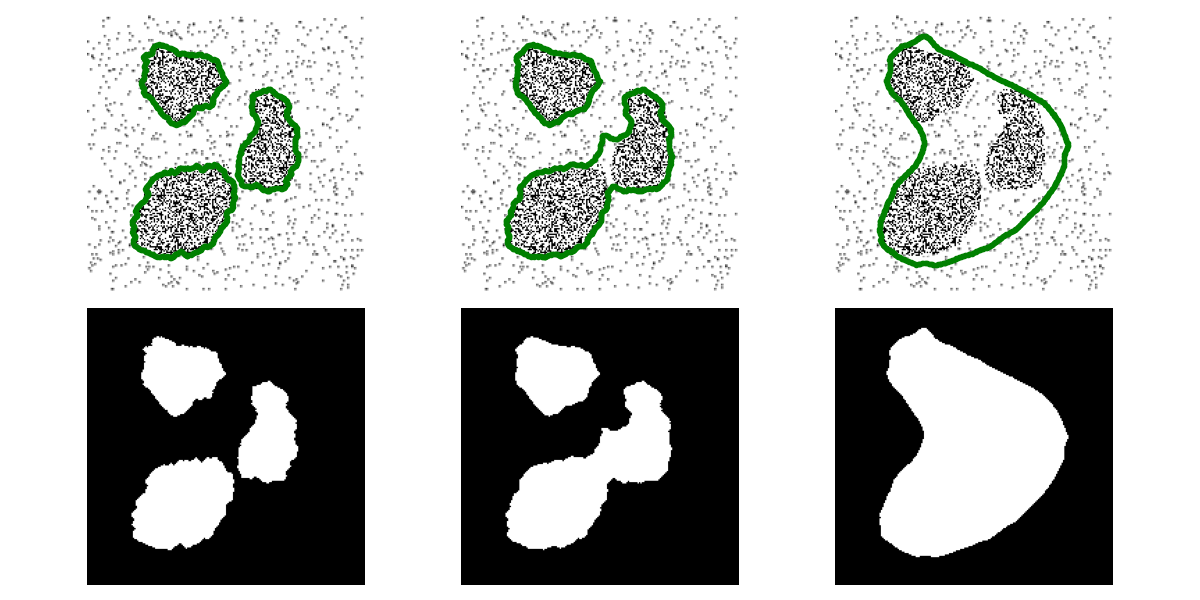

The Python source for this figure:
import os
import numpy as np
import matplotlib.pyplot as plt
from skimage.io import imread
from skimage.util import img_as_float
from skimage.measure import find_contours
import scipy.io as sio

from libDIP.levelSetFunction4e import levelSetFunction4e
from libDIP.levelSetForce4e import levelSetForce4e
from libDIP.levelSetIterate4e import levelSetIterate4e
from libDIP.levelSetReInit4e import levelSetReInit4e
from libDIPUM.curve_manual_input import curve_manual_input
from libDIPUM.coord2mask import coord2mask
from libDIPUM.curve_display import curve_display
from libDIPUM.data_path import dip_data

# Data
img_path = dip_data('noisy-blobs.tif')
f = img_as_float(imread(img_path))
M, N = f.shape

# Input initial phi manually.
if os.path.exists('Figure1132.mat'):
    mat = sio.loadmat('Figure1132.mat')
    x = mat['y'].squeeze()
    y = mat['x'].squeeze()
else:
    x, y, vx, vy = curve_manual_input(f, 200, 'g.')
    sio.savemat('Figure1132.mat', {'x': x, 'y': y, 'vx': vx, 'vy': vy})

binmask = coord2mask(M, N, x, y)

# Parameters
mu_list = [0.5, 0.75, 3]
nu = 0
lambda1 = 1
lambda2 = 1
NIter = 1500

# Initial level set function.
phi0 = levelSetFunction4e('mask', binmask)

phi_list = []
c_list = []
for mu in mu_list:
    phi = phi0.copy()
    C = 0.5
    for i in range(1, NIter + 1):
        F = levelSetForce4e('regioncurve', [f, phi, mu, nu, lambda1, lambda2], ['Fn', 'Cn'])
        phi = levelSetIterate4e(phi, F)
        if i % 5 == 0:
            phi = levelSetReInit4e(phi, 5, 0.5)
    phi_list.append(phi)
    c_list.append(find_contours(phi, level=0.0))

# Display
fig, axes = plt.subplots(2, 3, figsize=(12, 6))
for idx in range(len(mu_list)):
    ax = axes[0, idx]
    ax.imshow(f, cmap='gray')
    ax.axis('off')
    for cc in c_list[idx]:
        # find_contours returns (row, col); curve_display(x,y) plots plot(y,x).
        curve_display(cc[:, 0], cc[:, 1], 'g.', ax=ax)

    ax2 = axes[1, idx]
    ax2.imshow(phi_list[idx] <= 0, cmap='gray')
    ax2.axis('off')

plt.tight_layout()
plt.savefig('Figure1133.png')
plt.show()
